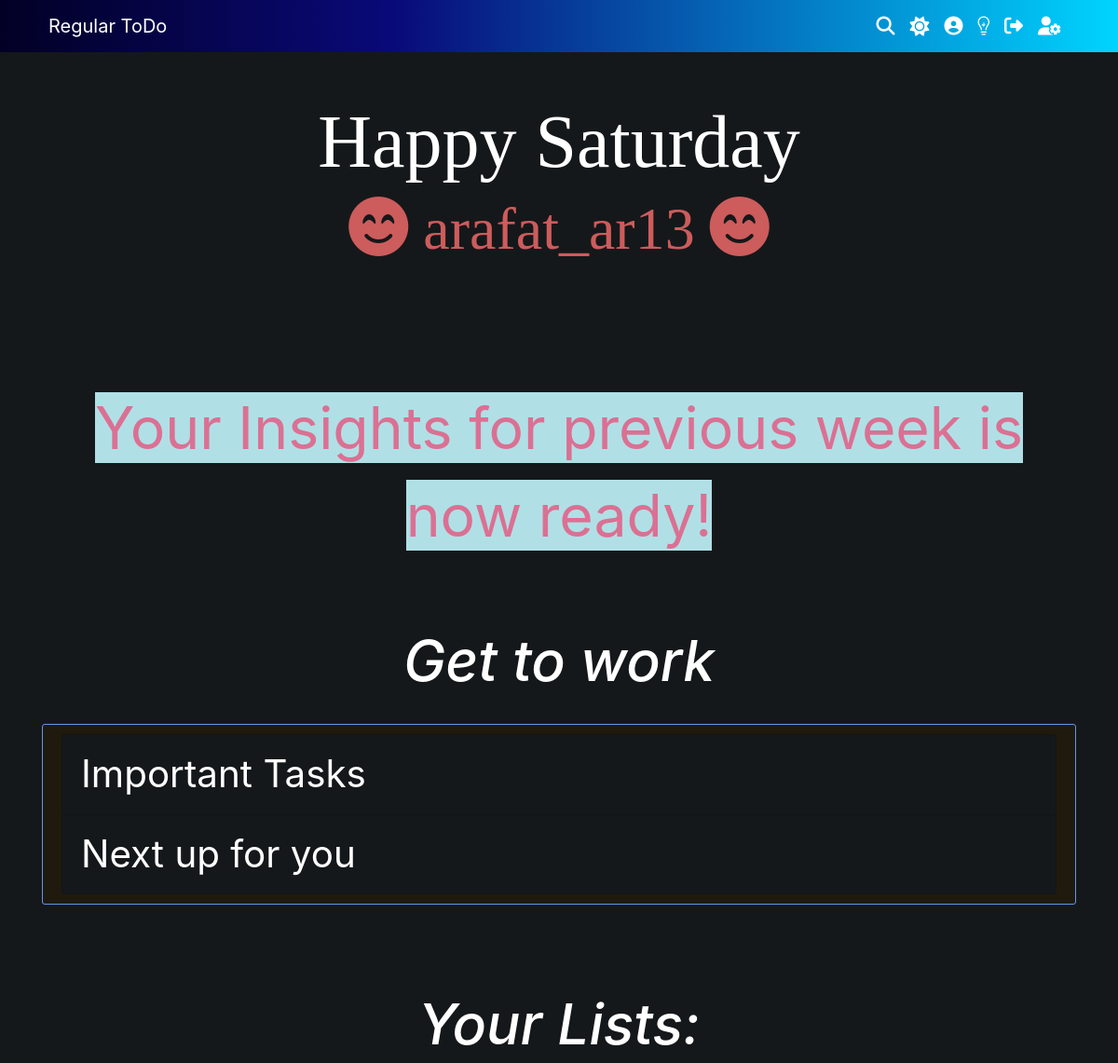
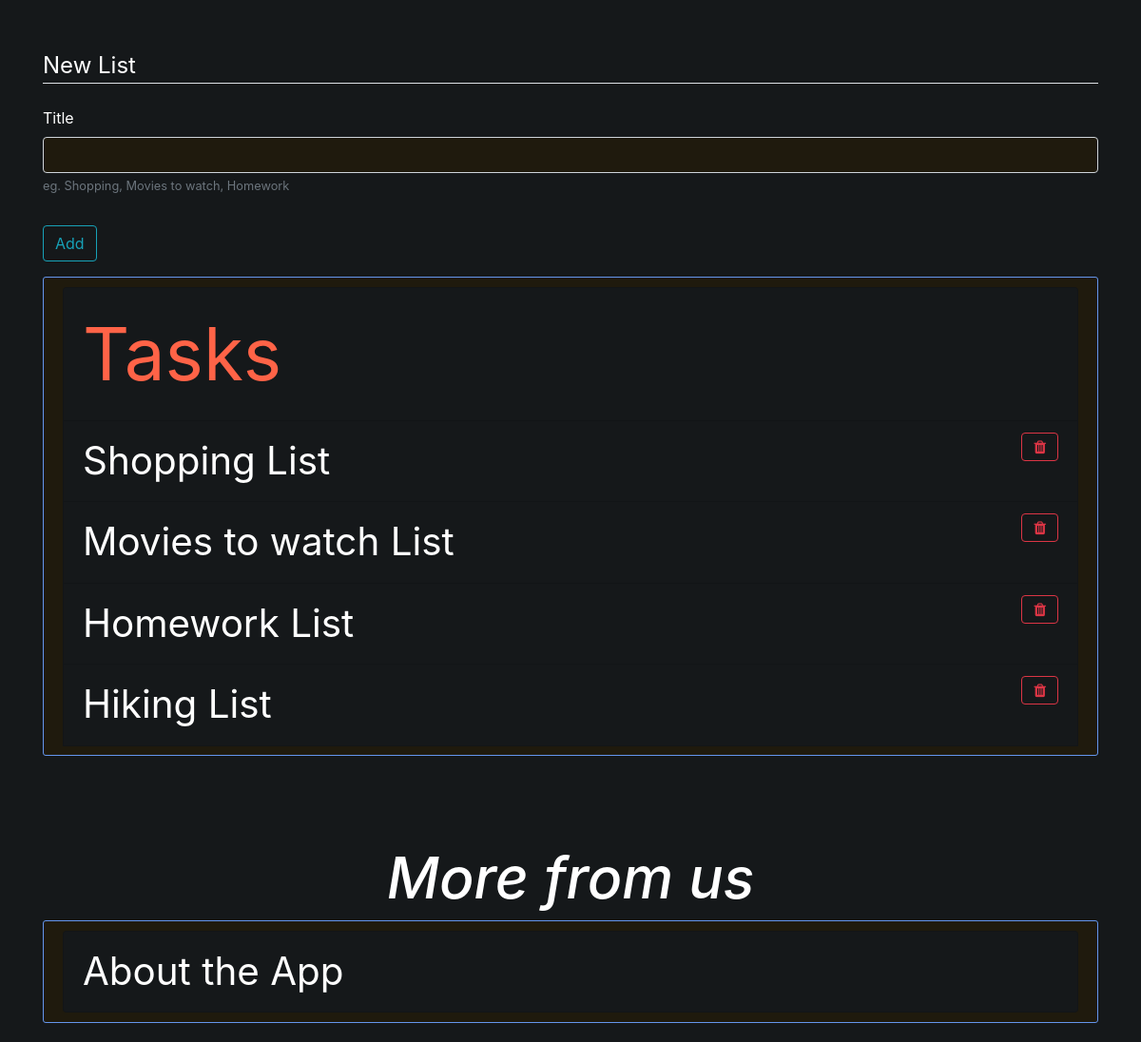
The app's page / (signed in), older data (2 pictures, top to bottom).
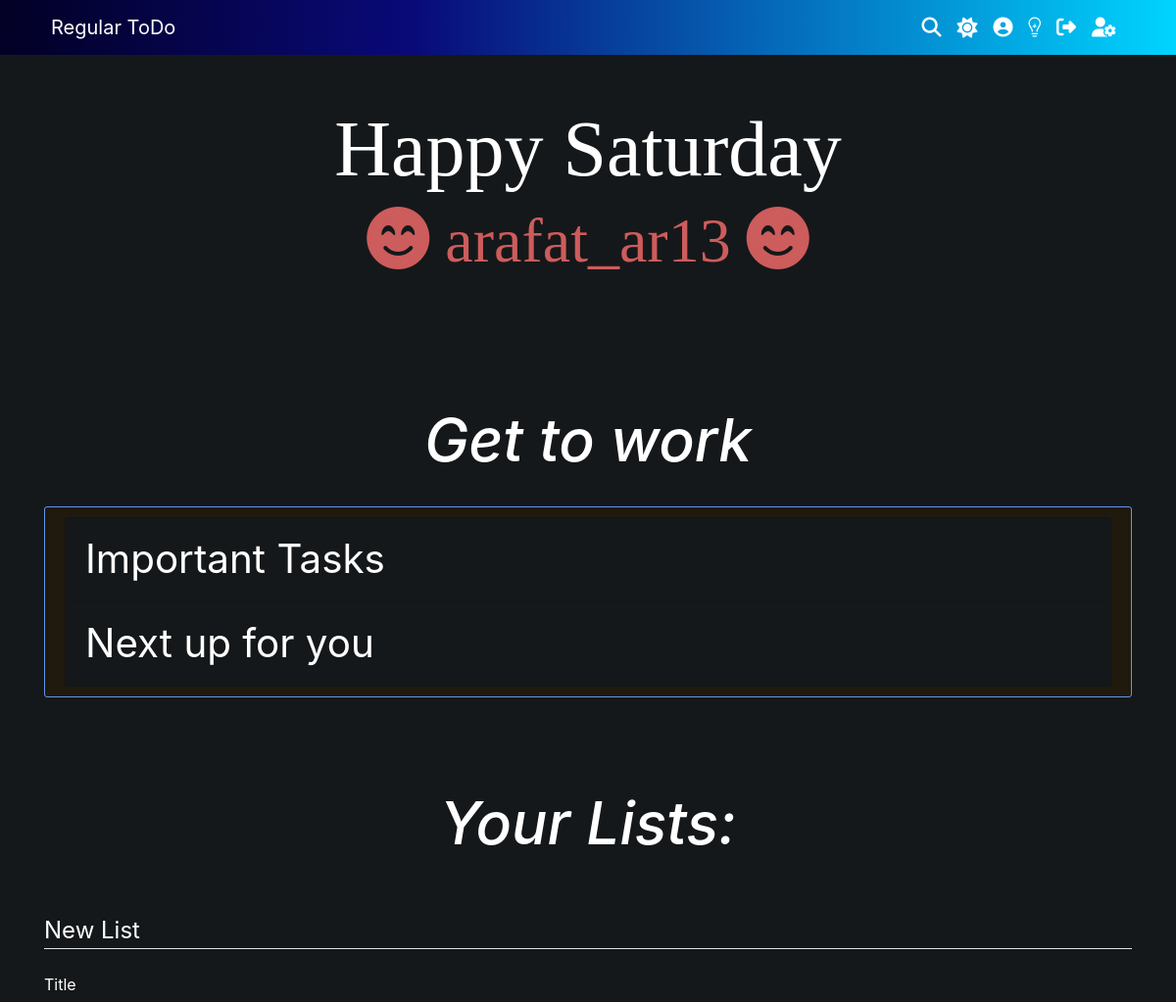
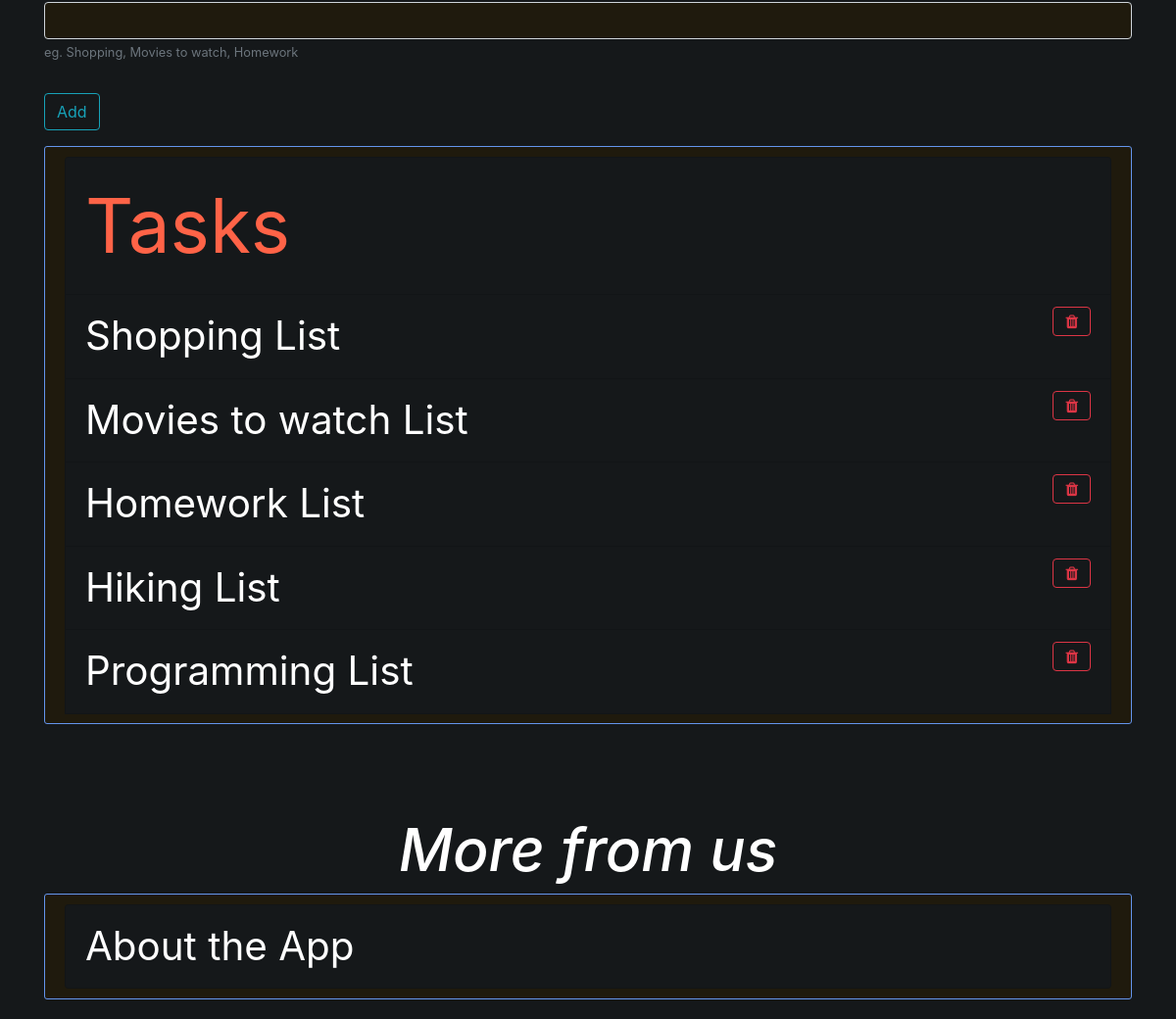
The same page, newer data (2 pictures, top to bottom).
### ToDo/models.py (models this page shows)
class TaskList(models.Model):
    title = models.CharField(max_length=100)
    owner = models.ForeignKey(User, on_delete=models.CASCADE)
    num_of_tasks = models.IntegerField(default=0)
    def __str__(self):
        return self.title + " List"

### ToDo/views.py (the view)
# urls.py: path('', views.view_taskslists, name="todo-home"),
@login_required
def view_taskslists(request):
    user_lists = TaskList.objects.filter(owner=request.user)
    if request.method == "POST":
        list_form = NewTaskListForm(request.POST)
        if list_form.is_valid():
            list_title = list_form.cleaned_data.get("title")
            if list_title in ["Tasks", "tasks", "Important", "important"]:
                messages.info(request, "Sorry, this is a reserved name")
                return HttpResponseRedirect(request.META.get('HTTP_REFERER', '/'))
            new_list = TaskList(title=list_title)
            new_list.owner = request.user
            new_list.save()
            messages.success(
                request, "Your shiny new list is ready to be used")
            return redirect("tasklist-single-view", list_title, new_list.pk)
    else:
        list_form = NewTaskListForm()
    insights_highlight = False
    today = datetime.datetime.now(datetime.timezone.utc).date()
    if (today - request.user.profile.last_insights_date).days >= 7:
        insights_highlight = True
    context = {
        "user_lists": user_lists,
        "list_form": list_form,
        "insights_highlight": insights_highlight,
        "today_name": calendar.day_name[datetime.datetime.today().weekday()]
    }
    return render(request, "ToDo/tasklists_overview.html", context=context)

### ToDo/forms.py
class NewTaskListForm(forms.Form):
    title = forms.CharField(
        help_text="eg. Shopping, Movies to watch, Homework")

### ToDo/templates/ToDo/tasklists_overview.html (shortened to what this page needs)
{% extends "ToDo/base.html" %}
{% block content %}
{% load crispy_forms_tags %}
{% load static %}
<div style="text-align: center; font-family: Cambria">
    <h1 style="font-size:10ch">Happy {{ today_name }}</h1>
    <h1 style="font-size:8ch; color:indianred">
        <i class="fas fa-smile-beam"></i>
            {{ request.user.username }}
        <i class="fas fa-smile-beam"></i>
    </h1>
</div>
<br><br><br><br><br>
{% if insights_highlight %}
    {% if request.user_agent.is_mobile %}
        <center><a href="{% url 'insights' %}" style="background-color: powderblue; color:palevioletred; text-decoration: none; font-size:4ch">Your Insights for previous week is now ready!</a></center>
    {% else %}
        <center><a href="{% url 'insights' %}" style="background-color: powderblue; color:palevioletred; text-decoration: none; font-size:6.2ch">Your Insights for previous week is now ready!</a></center>
    {% endif %}
    <br><br><br>
{% endif %}
<center><h2 style="font-size:6ch; font-style: oblique;">Get to work</h2></center>
<br>
<div class="content-section">
    <ul class="list-group">
        <li class="list-group-item dark-mode-assist-section big-list-item colorful-list-items ">
            <a style="color:inherit; text-decoration: none;" href="{% url 'todo-important' %}">
                Important Tasks
            </a>
        </li>
        <li class="list-group-item dark-mode-assist-section big-list-item colorful-list-items ">
            <a style="color:inherit; text-decoration: none;" href="{% url 'todo-next-up' %}">
                Next up for you
            </a>
        </li>
    </ul>
</div>
<br><br><br>
<center><h2 style="font-size:6ch; font-style: oblique;">Your Lists:</h2></center>
<br>
<br>
<form method="POST">
    <fieldset class="form-group dark-mode-assist">
        <legend class="border-bottom mb-4">New List</legend>
        {{ list_form|crispy }}
    </fieldset>
    <div class="form-group">
        <button class="btn btn-outline-info" type="submit">Add</button>
    </div>
</form>
<div class="content-section">
    <ul class="list-group">
        <li class="list-group-item dark-mode-assist-section big-list-item colorful-list-items">
            <a style="color:inherit; text-decoration: none; font-size:3ch; color:tomato" href="{% url 'tasklist-single-view-default' 'tasks' %}">
                Tasks
            </a>
        </li>
        {% for user_list in user_lists %}
            <li id="tasklist-item-{{ user_list.pk }}" class="list-group-item dark-mode-assist-section big-list-item colorful-list-items">
                <a style="color:inherit; text-decoration: none;" href="{% url 'tasklist-single-view' user_list.title user_list.pk %}">{{ user_list }}</a>
                <button data-toggle="modal" data-target="#exampleModalCenter{{ user_list.pk }}" style="float: right;" class="btn btn-outline-danger">
                    <i class="fa fa-trash"></i>
                </button>
            </li>
        {% endfor %}
    </ul>
</div>
<br><br><br>
<center><h2 style="font-size:6ch; font-style: oblique;">More from us</h2></center>
<div class="content-section">
    <ul class="list-group">
        <li class="list-group-item dark-mode-assist-section big-list-item colorful-list-items ">
            <a style="color:inherit; text-decoration: none;" href="{% url 'todo-about' %}">About the App</a>
        </li>
    </ul>
</div>
{% endblock content %}

Row changes from the older to the newer data that the page shows:
added TaskList: title "Programming List"
Text that changed along with them:
text no longer shown: "Your Insights for previous week is now ready!"
